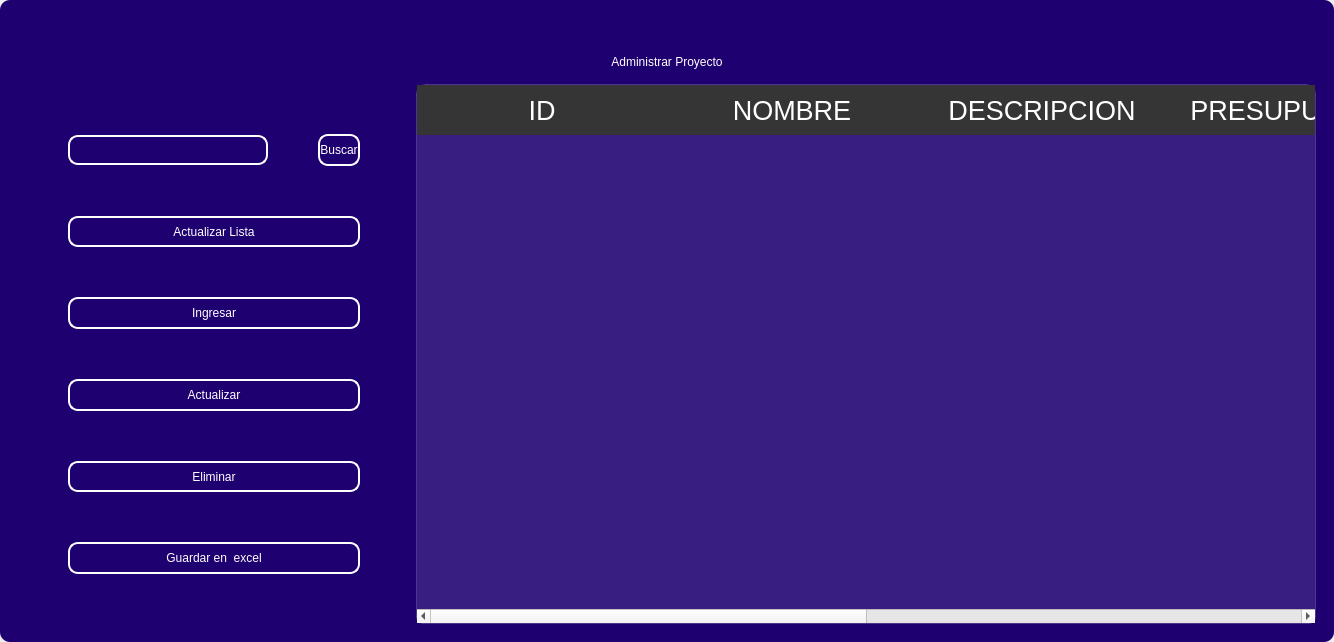
<?xml version="1.0" encoding="UTF-8"?>
<ui version="4.0">
 <class>MainWindow</class>
 <widget class="QMainWindow" name="MainWindow">
  <property name="geometry">
   <rect>
    <x>0</x>
    <y>0</y>
    <width>1303</width>
    <height>642</height>
   </rect>
  </property>
  <property name="windowTitle">
   <string>MainWindow</string>
  </property>
  <property name="styleSheet">
   <string notr="true"/>
  </property>
  <widget class="QWidget" name="centralwidget">
   <property name="styleSheet">
    <string notr="true"/>
   </property>
   <layout class="QVBoxLayout" name="verticalLayout">
    <property name="spacing">
     <number>0</number>
    </property>
    <property name="leftMargin">
     <number>0</number>
    </property>
    <property name="topMargin">
     <number>0</number>
    </property>
    <property name="rightMargin">
     <number>0</number>
    </property>
    <property name="bottomMargin">
     <number>0</number>
    </property>
    <item>
     <widget class="QFrame" name="frame">
      <property name="enabled">
       <bool>true</bool>
      </property>
      <property name="styleSheet">
       <string notr="true">
QFrame {
border-radius:10px;
background-color:#1E0070;
 }
</string>
      </property>
      <property name="frameShape">
       <enum>QFrame::StyledPanel</enum>
      </property>
      <property name="frameShadow">
       <enum>QFrame::Raised</enum>
      </property>
      <layout class="QVBoxLayout" name="verticalLayout_2">
       <item>
        <widget class="QFrame" name="frame_superior">
         <property name="minimumSize">
          <size>
           <width>0</width>
           <height>40</height>
          </size>
         </property>
         <property name="maximumSize">
          <size>
           <width>16777215</width>
           <height>40</height>
          </size>
         </property>
         <property name="styleSheet">
          <string notr="true">QPushButton{
border-radius:18px;
}

QPushButton:hover{
	background-color: rgb(0, 0, 0);
}
</string>
         </property>
         <property name="frameShape">
          <enum>QFrame::StyledPanel</enum>
         </property>
         <property name="frameShadow">
          <enum>QFrame::Raised</enum>
         </property>
         <layout class="QHBoxLayout" name="horizontalLayout_3">
          <property name="spacing">
           <number>4</number>
          </property>
          <property name="leftMargin">
           <number>0</number>
          </property>
          <property name="topMargin">
           <number>0</number>
          </property>
          <property name="rightMargin">
           <number>0</number>
          </property>
          <property name="bottomMargin">
           <number>0</number>
          </property>
          <item>
           <widget class="QPushButton" name="btn_icon">
            <property name="text">
             <string/>
            </property>
            <property name="iconSize">
             <size>
              <width>40</width>
              <height>40</height>
             </size>
            </property>
           </widget>
          </item>
          <item>
           <spacer name="horizontalSpacer_2">
            <property name="orientation">
             <enum>Qt::Horizontal</enum>
            </property>
            <property name="sizeHint" stdset="0">
             <size>
              <width>443</width>
              <height>20</height>
             </size>
            </property>
           </spacer>
          </item>
          <item>
           <widget class="QPushButton" name="btn_exit">
            <property name="minimumSize">
             <size>
              <width>38</width>
              <height>38</height>
             </size>
            </property>
            <property name="maximumSize">
             <size>
              <width>38</width>
              <height>38</height>
             </size>
            </property>
            <property name="cursor">
             <cursorShape>PointingHandCursor</cursorShape>
            </property>
            <property name="text">
             <string/>
            </property>
            <property name="iconSize">
             <size>
              <width>35</width>
              <height>35</height>
             </size>
            </property>
           </widget>
          </item>
          <item>
           <widget class="QPushButton" name="bt_minimizar">
            <property name="minimumSize">
             <size>
              <width>38</width>
              <height>38</height>
             </size>
            </property>
            <property name="maximumSize">
             <size>
              <width>38</width>
              <height>38</height>
             </size>
            </property>
            <property name="cursor">
             <cursorShape>PointingHandCursor</cursorShape>
            </property>
            <property name="text">
             <string/>
            </property>
            <property name="icon">
             <iconset>
              <normaloff>image/minus.svg</normaloff>image/minus.svg</iconset>
            </property>
            <property name="iconSize">
             <size>
              <width>38</width>
              <height>38</height>
             </size>
            </property>
           </widget>
          </item>
          <item>
           <widget class="QPushButton" name="bt_maximizar">
            <property name="minimumSize">
             <size>
              <width>38</width>
              <height>38</height>
             </size>
            </property>
            <property name="maximumSize">
             <size>
              <width>38</width>
              <height>38</height>
             </size>
            </property>
            <property name="cursor">
             <cursorShape>PointingHandCursor</cursorShape>
            </property>
            <property name="text">
             <string/>
            </property>
            <property name="icon">
             <iconset>
              <normaloff>image/chevron-up.svg</normaloff>image/chevron-up.svg</iconset>
            </property>
            <property name="iconSize">
             <size>
              <width>38</width>
              <height>38</height>
             </size>
            </property>
           </widget>
          </item>
          <item>
           <widget class="QPushButton" name="bt_restaurar">
            <property name="minimumSize">
             <size>
              <width>38</width>
              <height>38</height>
             </size>
            </property>
            <property name="maximumSize">
             <size>
              <width>38</width>
              <height>38</height>
             </size>
            </property>
            <property name="cursor">
             <cursorShape>PointingHandCursor</cursorShape>
            </property>
            <property name="text">
             <string/>
            </property>
            <property name="icon">
             <iconset>
              <normaloff>image/chevron-down.svg</normaloff>image/chevron-down.svg</iconset>
            </property>
            <property name="iconSize">
             <size>
              <width>38</width>
              <height>38</height>
             </size>
            </property>
           </widget>
          </item>
          <item>
           <widget class="QPushButton" name="bt_cerrar">
            <property name="minimumSize">
             <size>
              <width>38</width>
              <height>38</height>
             </size>
            </property>
            <property name="maximumSize">
             <size>
              <width>38</width>
              <height>38</height>
             </size>
            </property>
            <property name="cursor">
             <cursorShape>PointingHandCursor</cursorShape>
            </property>
            <property name="text">
             <string/>
            </property>
            <property name="icon">
             <iconset>
              <normaloff>image/x.svg</normaloff>image/x.svg</iconset>
            </property>
            <property name="iconSize">
             <size>
              <width>38</width>
              <height>38</height>
             </size>
            </property>
           </widget>
          </item>
         </layout>
        </widget>
       </item>
       <item>
        <widget class="QLabel" name="label">
         <property name="styleSheet">
          <string notr="true">font: 30pt &quot;MS Shell Dlg 2&quot;;
color: rgb(255, 255, 255);</string>
         </property>
         <property name="text">
          <string>Administrar Proyecto</string>
         </property>
         <property name="alignment">
          <set>Qt::AlignCenter</set>
         </property>
        </widget>
       </item>
       <item>
        <widget class="QFrame" name="frame_3">
         <property name="frameShape">
          <enum>QFrame::StyledPanel</enum>
         </property>
         <property name="frameShadow">
          <enum>QFrame::Raised</enum>
         </property>
         <layout class="QHBoxLayout" name="horizontalLayout_4">
          <item>
           <layout class="QVBoxLayout" name="verticalLayout_4">
            <property name="spacing">
             <number>50</number>
            </property>
            <property name="leftMargin">
             <number>50</number>
            </property>
            <property name="topMargin">
             <number>50</number>
            </property>
            <property name="rightMargin">
             <number>50</number>
            </property>
            <property name="bottomMargin">
             <number>50</number>
            </property>
            <item>
             <layout class="QHBoxLayout" name="horizontalLayout">
              <item>
               <widget class="QLineEdit" name="searchtxt">
                <property name="minimumSize">
                 <size>
                  <width>200</width>
                  <height>30</height>
                 </size>
                </property>
                <property name="maximumSize">
                 <size>
                  <width>150</width>
                  <height>16777215</height>
                 </size>
                </property>
                <property name="styleSheet">
                 <string notr="true">QLabel {
	color: rgb(255, 255, 254);
	font: 12pt &quot;Arial&quot;;
	background-color: rgba(0, 0, 0,0);
}

QTextEdit{
background-color: rgba(0, 0, 0,0);
border-radius:10px; 
font: 12pt &quot;Arial&quot;;
color: rgb(255, 255, 254);
border: 2px solid  rgb(255, 255, 255);

}

QTextEdit:hover{
background-color: rgba(0, 0, 0,0);
border-radius:10px; 
font: 12pt &quot;Arial&quot;;
border: 2px solid  rgb(120, 0, 171);
}

QTextEdit:focus{
background-color: rgb(0, 0, 0);
border-radius:10px; 
font: 12pt &quot;Arial&quot;;
border: 2px solid rgb(120, 0, 171);
}

QLineEdit{
background-color: rgba(0, 0, 0,0);
border-radius:10px; 
font: 12pt &quot;Arial&quot;;
color: rgb(255, 255, 254);
border: 2px solid  rgb(255, 255, 255);

}

QLineEdit:hover{
background-color: rgba(0, 0, 0,0);
border-radius:10px; 
font: 12pt &quot;Arial&quot;;
border: 2px solid  rgb(120, 0, 171);
}

QLineEdit:focus{
background-color: rgb(0, 0, 0);
border-radius:10px; 
font: 12pt &quot;Arial&quot;;
border: 2px solid rgb(120, 0, 171);
}

QCheckBox{
	font: 12pt &quot;Arial&quot;;
	color: rgb(255, 255, 255);
}

QCheckBox::indicator {
    width: 18px;
    height:18px;
}

QCheckBox::indicator:unchecked {
   background-image: url(image/square.svg);
}

QCheckBox::indicator:checked {
   background-image: url(image/check-square.svg);
}

QPushButton{
border-radius:10px; 
font: 12pt &quot;Arial&quot;;
color: rgb(255, 255, 254);
border: 2px solid #ffffff;
}

QPushButton:hover{
border-radius:10px; 
font: 12pt &quot;Arial&quot;;
color: rgb(255, 255, 255);
border: 2px solid rgb(120, 0, 171);
	background-color: rgb(120, 0, 171);
}
</string>
                </property>
               </widget>
              </item>
              <item>
               <widget class="QPushButton" name="btn_search">
                <property name="minimumSize">
                 <size>
                  <width>0</width>
                  <height>15</height>
                 </size>
                </property>
                <property name="maximumSize">
                 <size>
                  <width>100</width>
                  <height>50</height>
                 </size>
                </property>
                <property name="cursor">
                 <cursorShape>PointingHandCursor</cursorShape>
                </property>
                <property name="styleSheet">
                 <string notr="true">QPushButton{
border-radius:10px; 
font: 12pt &quot;Arial&quot;;
color: rgb(255, 255, 254);
border: 2px solid #ffffff;
}

QPushButton:hover{
border-radius:10px; 
font: 12pt &quot;Arial&quot;;
color: rgb(255, 255, 255);
border: 2px solid rgb(120, 0, 171);
	background-color: rgb(120, 0, 171);
}</string>
                </property>
                <property name="text">
                 <string>Buscar</string>
                </property>
               </widget>
              </item>
             </layout>
            </item>
            <item>
             <widget class="QPushButton" name="btn_get">
              <property name="minimumSize">
               <size>
                <width>50</width>
                <height>0</height>
               </size>
              </property>
              <property name="maximumSize">
               <size>
                <width>300</width>
                <height>50</height>
               </size>
              </property>
              <property name="cursor">
               <cursorShape>PointingHandCursor</cursorShape>
              </property>
              <property name="styleSheet">
               <string notr="true">QPushButton{
border-radius:10px; 
font: 12pt &quot;Arial&quot;;
color: rgb(255, 255, 254);
border: 2px solid #ffffff;
}

QPushButton:hover{
border-radius:10px; 
font: 12pt &quot;Arial&quot;;
color: rgb(255, 255, 255);
border: 2px solid rgb(120, 0, 171);
	background-color: rgb(120, 0, 171);
}</string>
              </property>
              <property name="text">
               <string>Actualizar Lista</string>
              </property>
              <property name="iconSize">
               <size>
                <width>35</width>
                <height>35</height>
               </size>
              </property>
             </widget>
            </item>
            <item>
             <widget class="QPushButton" name="btn_add">
              <property name="maximumSize">
               <size>
                <width>300</width>
                <height>50</height>
               </size>
              </property>
              <property name="cursor">
               <cursorShape>PointingHandCursor</cursorShape>
              </property>
              <property name="styleSheet">
               <string notr="true">QPushButton{
border-radius:10px; 
font: 12pt &quot;Arial&quot;;
color: rgb(255, 255, 254);
border: 2px solid #ffffff;
}

QPushButton:hover{
border-radius:10px; 
font: 12pt &quot;Arial&quot;;
color: rgb(255, 255, 255);
border: 2px solid rgb(120, 0, 171);
	background-color: rgb(120, 0, 171);
}</string>
              </property>
              <property name="text">
               <string>Ingresar</string>
              </property>
              <property name="iconSize">
               <size>
                <width>35</width>
                <height>35</height>
               </size>
              </property>
             </widget>
            </item>
            <item>
             <widget class="QPushButton" name="btn_update">
              <property name="maximumSize">
               <size>
                <width>300</width>
                <height>50</height>
               </size>
              </property>
              <property name="cursor">
               <cursorShape>PointingHandCursor</cursorShape>
              </property>
              <property name="styleSheet">
               <string notr="true">QPushButton{
border-radius:10px; 
font: 12pt &quot;Arial&quot;;
color: rgb(255, 255, 254);
border: 2px solid #ffffff;
}

QPushButton:hover{
border-radius:10px; 
font: 12pt &quot;Arial&quot;;
color: rgb(255, 255, 255);
border: 2px solid rgb(120, 0, 171);
	background-color: rgb(120, 0, 171);
}</string>
              </property>
              <property name="text">
               <string>Actualizar</string>
              </property>
              <property name="iconSize">
               <size>
                <width>35</width>
                <height>35</height>
               </size>
              </property>
             </widget>
            </item>
            <item>
             <widget class="QPushButton" name="btn_delete">
              <property name="maximumSize">
               <size>
                <width>300</width>
                <height>50</height>
               </size>
              </property>
              <property name="cursor">
               <cursorShape>PointingHandCursor</cursorShape>
              </property>
              <property name="styleSheet">
               <string notr="true">QPushButton{
border-radius:10px; 
font: 12pt &quot;Arial&quot;;
color: rgb(255, 255, 254);
border: 2px solid #ffffff;
}

QPushButton:hover{
border-radius:10px; 
font: 12pt &quot;Arial&quot;;
color: rgb(255, 255, 255);
border: 2px solid rgb(120, 0, 171);
	background-color: rgb(120, 0, 171);
}</string>
              </property>
              <property name="text">
               <string>Eliminar</string>
              </property>
              <property name="iconSize">
               <size>
                <width>35</width>
                <height>35</height>
               </size>
              </property>
             </widget>
            </item>
            <item>
             <widget class="QPushButton" name="btn_excel">
              <property name="minimumSize">
               <size>
                <width>0</width>
                <height>0</height>
               </size>
              </property>
              <property name="maximumSize">
               <size>
                <width>300</width>
                <height>50</height>
               </size>
              </property>
              <property name="cursor">
               <cursorShape>PointingHandCursor</cursorShape>
              </property>
              <property name="styleSheet">
               <string notr="true">QPushButton{
border-radius:10px; 
font: 12pt &quot;Arial&quot;;
color: rgb(255, 255, 254);
border: 2px solid #ffffff;
}

QPushButton:hover{
border-radius:10px; 
font: 12pt &quot;Arial&quot;;
color: rgb(255, 255, 255);
border: 2px solid rgb(120, 0, 171);
	background-color: rgb(120, 0, 171);
}</string>
              </property>
              <property name="text">
               <string>Guardar en  excel</string>
              </property>
              <property name="iconSize">
               <size>
                <width>35</width>
                <height>35</height>
               </size>
              </property>
             </widget>
            </item>
           </layout>
          </item>
          <item>
           <widget class="QTableWidget" name="table_project">
            <property name="minimumSize">
             <size>
              <width>900</width>
              <height>0</height>
             </size>
            </property>
            <property name="maximumSize">
             <size>
              <width>700</width>
              <height>16777215</height>
             </size>
            </property>
            <property name="styleSheet">
             <string notr="true">QTableView {
	background-color: rgba(255, 255, 255, 30); 	
	border: 1px solid rgba(255,255,255,40);
	border-bottom-right-radius: 7px; 
	border-bottom-left-radius: 7px; 
	color: white;
	font: 15pt &quot;MS Shell Dlg 2&quot;;
}

QHeaderView::section {
background-color: rgb(53, 53, 53);
color: white;
border: none;
height: 50px;
font-size: 20pt;
}

QTableView::item {
    border-style: none;
    border-bottom: 1px solid rgba(255,255,255,50);
    padding-left: auto;
    padding-right: auto;
}

QTableView::item:selected{
	border: none;
	color: rgb(255, 255, 255);
    background-color: rgba(255, 255, 255, 50);
}
</string>
            </property>
            <property name="editTriggers">
             <set>QAbstractItemView::NoEditTriggers</set>
            </property>
            <attribute name="horizontalHeaderDefaultSectionSize">
             <number>250</number>
            </attribute>
            <column>
             <property name="text">
              <string>ID</string>
             </property>
            </column>
            <column>
             <property name="text">
              <string>NOMBRE</string>
             </property>
            </column>
            <column>
             <property name="text">
              <string>DESCRIPCION</string>
             </property>
            </column>
            <column>
             <property name="text">
              <string>PRESUPUESTO</string>
             </property>
            </column>
            <column>
             <property name="text">
              <string>ESTADO</string>
             </property>
            </column>
            <column>
             <property name="text">
              <string>TIPO DE PROYECTO</string>
             </property>
            </column>
           </widget>
          </item>
         </layout>
        </widget>
       </item>
      </layout>
     </widget>
    </item>
   </layout>
  </widget>
 </widget>
 <resources/>
 <connections/>
</ui>
